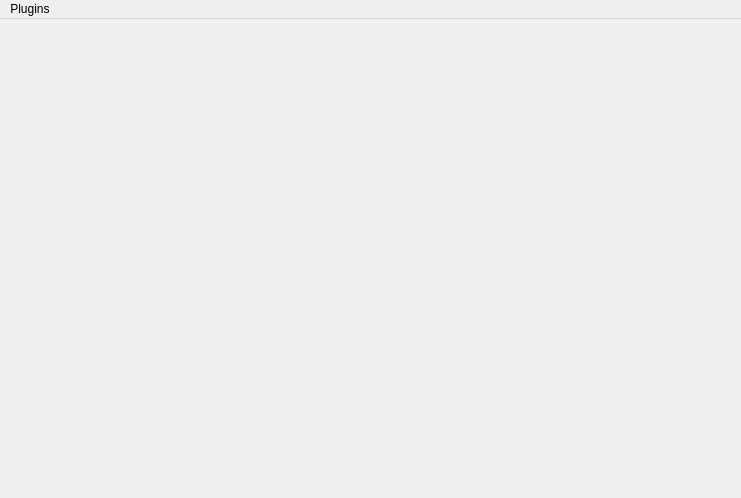
<?xml version="1.0" encoding="UTF-8"?>
<ui version="4.0">
 <class>MainWindow</class>
 <widget class="QMainWindow" name="MainWindow">
  <property name="geometry">
   <rect>
    <x>0</x>
    <y>0</y>
    <width>741</width>
    <height>498</height>
   </rect>
  </property>
  <property name="windowTitle">
   <string>MainWindow</string>
  </property>
  <widget class="QWidget" name="centralWidget">
   <layout class="QHBoxLayout" name="horizontalLayout_2">
    <item>
     <widget class="DashboardWidget" name="dashboard" native="true">
      <property name="minimumSize">
       <size>
        <width>400</width>
        <height>0</height>
       </size>
      </property>
     </widget>
    </item>
   </layout>
  </widget>
  <widget class="QMenuBar" name="menuBar">
   <property name="geometry">
    <rect>
     <x>0</x>
     <y>0</y>
     <width>741</width>
     <height>21</height>
    </rect>
   </property>
   <widget class="QMenu" name="menuPlugins">
    <property name="title">
     <string>Plugins</string>
    </property>
    <addaction name="actionOpen"/>
    <addaction name="actionReload"/>
   </widget>
   <addaction name="menuPlugins"/>
  </widget>
  <action name="actionOpen">
   <property name="text">
    <string>Open</string>
   </property>
  </action>
  <action name="actionReload">
   <property name="text">
    <string>Reload</string>
   </property>
  </action>
 </widget>
 <layoutdefault spacing="6" margin="11"/>
 <customwidgets>
  <customwidget>
   <class>DashboardWidget</class>
   <extends>QWidget</extends>
   <header>../Dashboard/Widgets/dashboardwidget.h</header>
   <container>1</container>
  </customwidget>
 </customwidgets>
 <resources/>
 <connections/>
</ui>
